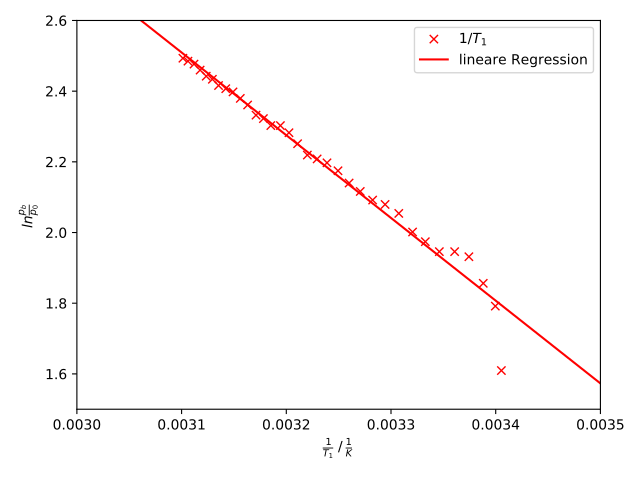

Source code (Python):
import numpy as np
from numpy import exp
from scipy.optimize import curve_fit
import matplotlib.pyplot as plt
from uncertainties import ufloat
t, a, b, c, d, p= np.genfromtxt('Werte.txt', unpack=True)

def f(t, l, m):
    return l*t+m
k=1/(d+273.15)
w=1/(c+273.15)
pa=np.log(a)
pb=np.log(b)

params, cov = curve_fit(f, k, pa)
errors = np.sqrt(np.diag(cov))
#print('ak =', params[0], '±', errors[0])
#print('bk =', params[1], '±', errors[1])

parrams, covv = curve_fit(f, w, pb)

errrors = np.sqrt(np.diag(covv))

print('aw =', parrams[0], '±', errrors[0])
print('bw =', parrams[1], '±', errrors[1])
aw=ufloat(parrams[0], errrors[0])
r=0.83144
l=-aw*r
print('L= ',l )


x=np.linspace(0, 3)
plt.xlim( 0.0030, 0.0035 )
plt.ylim( 1.5, 2.6 )
#plt.xscale('log')
#plt.plot (k, pa, 'rx', label='$T_1$')
plt.plot (w, pb, 'rx', label='$1/T_1$')
#plt.plot(x,f(x, *params), 'r-' ,label='Ausgleichsfunktion von $T_1$')
plt.plot(x,f(x, *parrams), 'r-' ,label='lineare Regression')
plt.xlabel(r'$\frac{1}{T_1} \: /\: \frac{1}{K}$')
plt.ylabel(r'$ ln{\frac{p_b}{p_0}} $')
plt.legend(loc="best")
plt.tight_layout()
plt.savefig('plot2.pdf')
plt.show()
